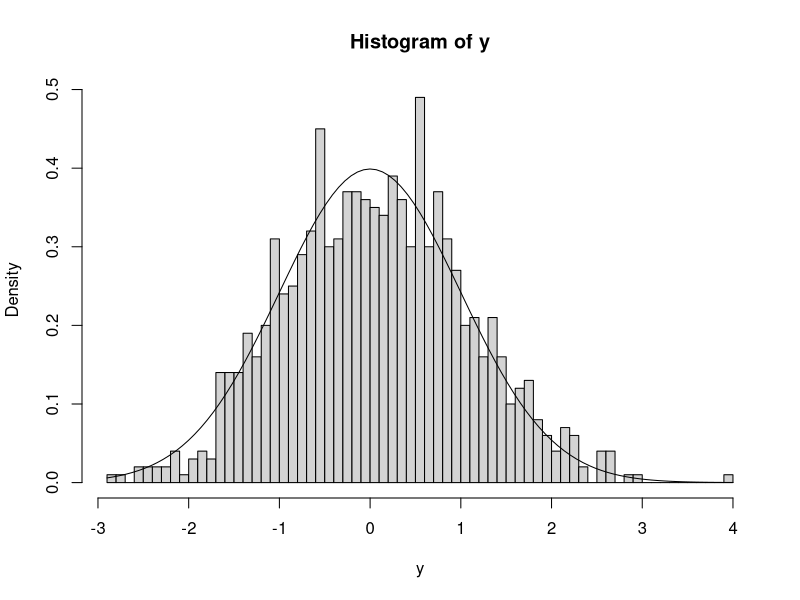
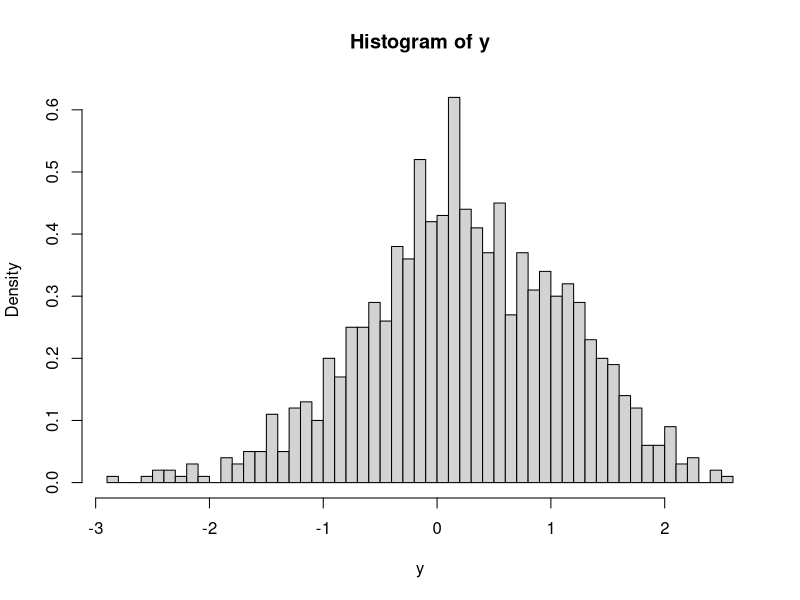
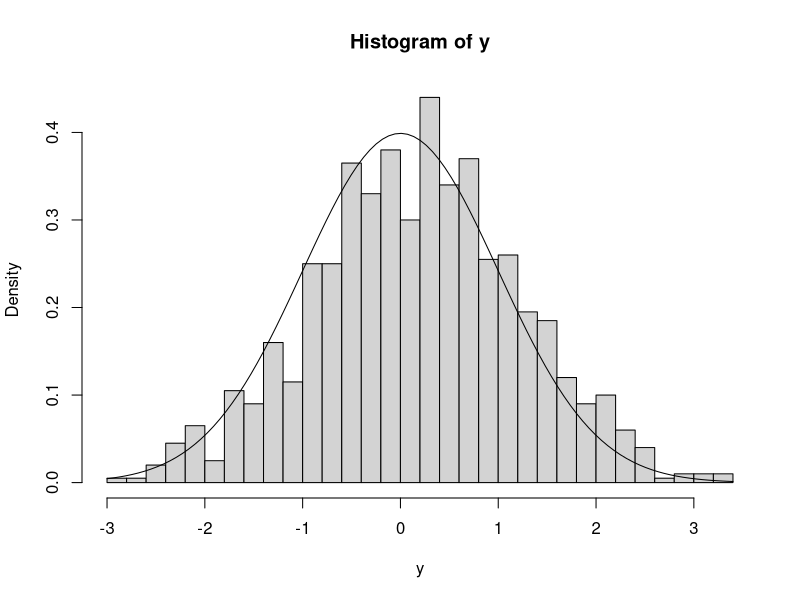

Write the R code that produced these figures, in order.
## ---- chunk 1
knitr::opts_chunk$set(echo = TRUE)
## ---- chunk 2
Zapprox <- function(){
z =   (sum(rexp(100,1)) -100)/10
z
}
y= replicate(1000, Zapprox())
hist(y, prob=TRUE, breaks=50)
curve(dnorm(x), add=TRUE)
## ---- chunk 3
P <- matrix(c(1/4,1/4, 1/2,1/4,1/4,1/2,1/8,1/4,5/8), nrow =3)
P <-t(P)
P
## ---- chunk 4
eigen(t(P))
z=eigen(t(P))$vector[,1]
stat <- z/sum(z)
stat
## ---- chunk 5
Q = P
for (i in 1:1000){
  Q <- Q %*% P
}
Q
## ---- chunk 6
step <- function(i){
  q = P[i,]
  x=-1
  u = runif(1)
  j=0
  cumq = cumsum(q)
  while(x==-1){
    j<-j+1
    if(u <= cumq[j]){x <-j}
  }
  x
}

steps <- function(y){
  x = y[1]
  n = y[2]
  for (i in 1:n){
    x <- c(x, step(x[i]))
  }
  x
}


one = steps(c(1,1000))
two = steps(c(2,1000))

sum(one==3)/1000
sum(two==3)/1000
## ---- chunk 7
time <- function(i){
  n =0
  x=i
  n <- n+1
  x <-step(x)
  while(x !=3){
    n <-n+1
    x <- step(x)
  }
  n
}

mean(replicate(1000, time(3)))
## ---- chunk 8

initial <- function(){
q = stat
  x=-1
  u = runif(1)
  j=0
  cumq = cumsum(q)
  while(x==-1){
    j<-j+1
    if(u <= cumq[j]){x <-j}
  }
  x
}

mstat = 1*stat[1] + 2*stat[2] + 3*stat[3]


mcclt <- function(){
  path = steps( c(initial(), 100 )  )
z=  (sum(path) - 100*mstat)/10
z  
}

y = replicate(1000, mcclt())
hist(y, prob=TRUE, breaks=50)
## ---- chunk 9
sumsz=replicate(1000, sum( steps( c(initial(),400 ) ) ) ) 
sdest= sd(sumsz)    
                  



samplev <- function(){
  path = steps( c(initial(),400 )  )
z=  (sum(path) - 400*mstat)/(sdest)
z  
}
y = replicate(1000, samplev())
hist(y, prob=TRUE, breaks=30)
curve(dnorm(x), add=TRUE)
## ---- chunk 10
arr = c(0.16, 0.28, 0.42, 0.66, 0.75, 1.27, 2.25, 
      2.33, 2.83, 4.09,4.30, 4.80, 5.20,5.68, 7.05)

inter = arr[1]
for (i in 2:length(arr)){
  inter <- c(inter, arr[i] - arr[i-1] )
}
arr
inter
## ---- chunk 11
mu = mean(inter)
mu
## ---- chunk 12
1/mu * 60
## ---- chunk 13
dpois(5, 2 * 1/mu)
